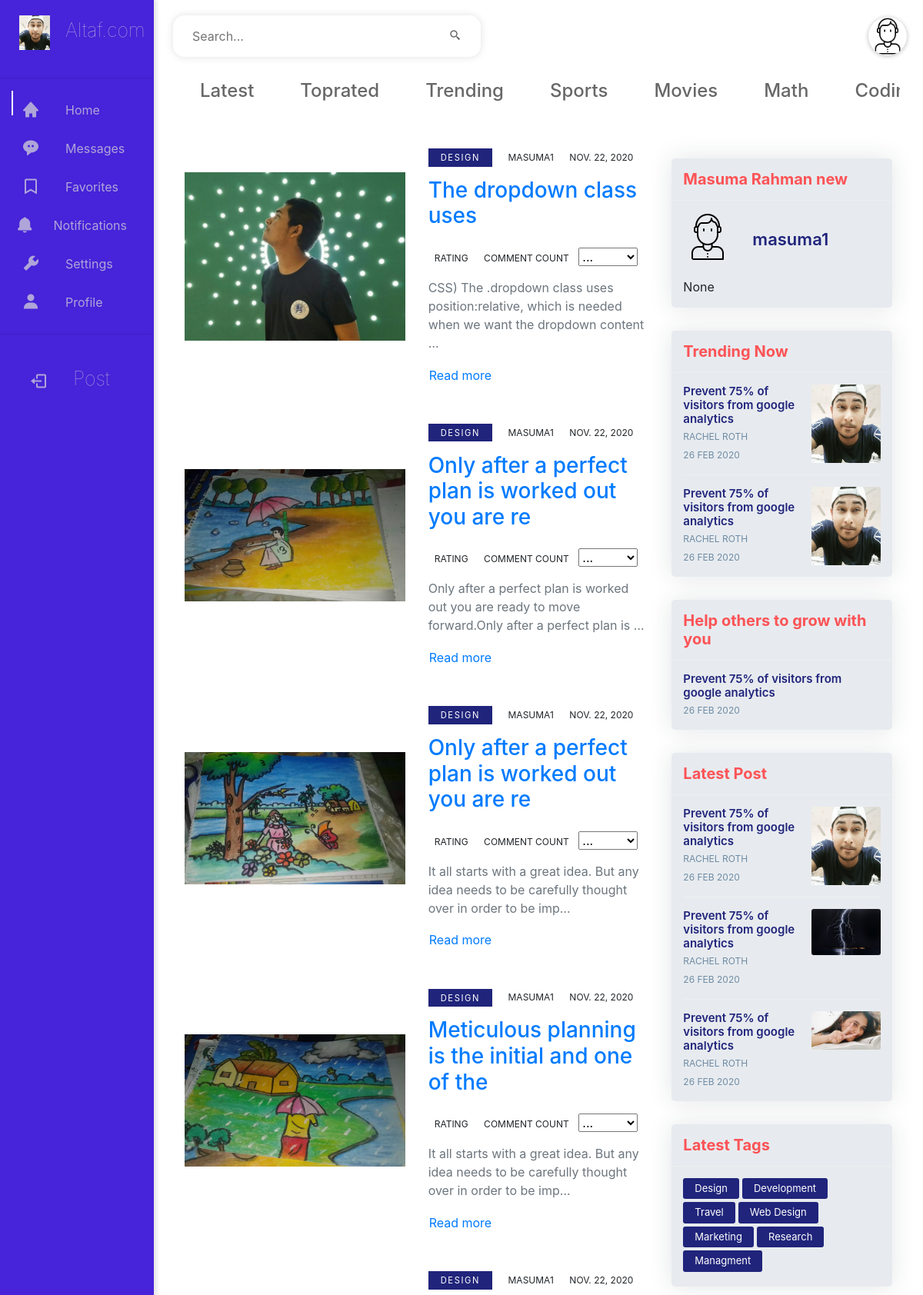
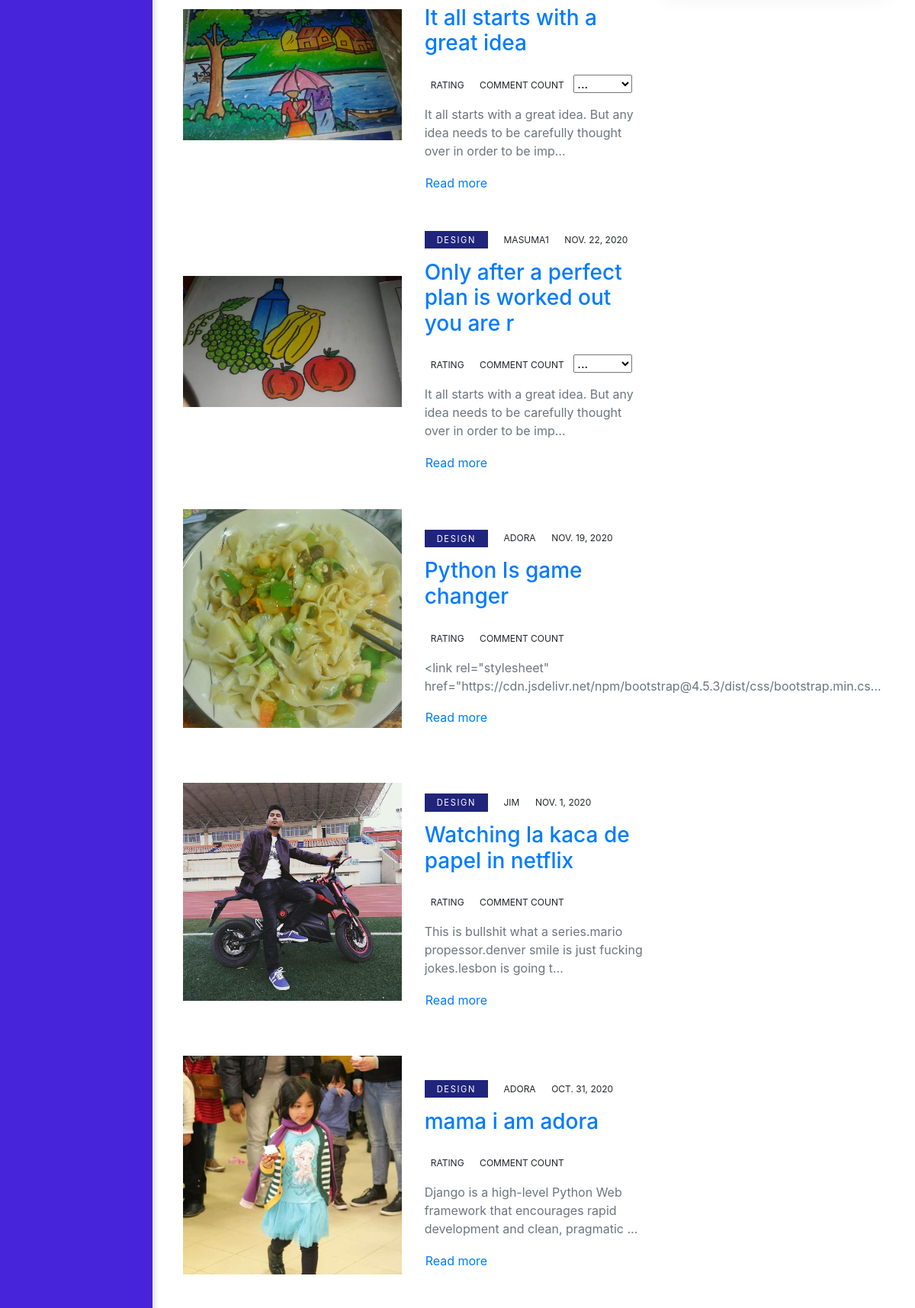
Page /account/ (signed in, upper part) on the committed database (2 pictures, top to bottom).
### account/models.py (models this page shows, shortened)
class Account(AbstractBaseUser):
		email 					= models.EmailField(verbose_name="email", max_length=60, unique=True)
		username 				= models.CharField(max_length=30, unique=True)
		date_joined				= models.DateTimeField(verbose_name='date joined', auto_now_add=True)
		last_login				= models.DateTimeField(verbose_name='last login', auto_now=True)
		is_admin				= models.BooleanField(default=False)
		is_active				= models.BooleanField(default=True)
		is_staff				= models.BooleanField(default=False)
		is_superuser			= models.BooleanField(default=False)
		profile_image                 =  models.ImageField(default='images/man.png',upload_to='profile_pics')
		bio                     =  models.CharField(max_length=100,null=True,blank=True)
		hide_email              = models.BooleanField(default=True)
		full_name               = models.CharField(max_length=30,null=True,blank=True)
		USERNAME_FIELD = 'email'
		REQUIRED_FIELDS = ['username']
		objects = MyAccountManager()
		def __str__(self):
			return  str(self.username)

### baseapp/models.py (models this page shows, shortened)
class Post(models.Model):
    title = models.CharField(max_length=50,null=True,blank=True)
    writer = models.ForeignKey(settings.AUTH_USER_MODEL, on_delete=models.CASCADE)
    content = models.TextField()
    post_date = models.DateField(auto_now_add=True)
    image=models.ImageField(upload_to='post_images', blank=True, null=True)
    category = models.ForeignKey('Category',on_delete=models.CASCADE, null=True, blank=True)
    view_count=models.IntegerField(default=0)
    '''
    @receiver(post_delete, sender=Post)
    def submission_delete(sender,instance, **kwargs):
        instance.image.delete(False)

    def pre_save_blog_post_receiver(sender,instance,*args, **kwargs):
        if not instance.slug:
            instance.slug = slugify(instance.writer.username + "-" + instance.title)
    pre_save.connect(pre_save_blog_post_receiver,sender=Post)

     '''

### account/views.py (the view)
# urls.py: path('',ProfileView.as_view(),name='profile-page'),
class ProfileView(ListView):
		model = Post
		ordering = ['-post_date']
		context_object_name = 'posts'
		template_name = 'users/profile.html'

### users/templates/users/profile.html (shortened to what this page needs)
{% load static %}
<!DOCTYPE html>
<html lang="en">
  <head>
    <link rel="stylesheet" href="{% static 'css/profile.css' %}" />
      <link href="https://unpkg.com/boxicons@2.0.7/css/boxicons.min.css" rel='stylesheet'>
      <link rel="stylesheet" href="https://cdn.jsdelivr.net/npm/bootstrap@4.5.3/dist/css/bootstrap.min.css"
>
  </head>
  <body>
    <section id="sidebar">
      <section class="title-container">
        <img src="{% static 'images/aa.jpg' %}" width="40px" alt="logo" />
        <h1>Altaf.com</h1>
      </section>
      <hr>
      <section class="links-container">
     <a href="#main-dashboard-content" class="nav__link active">
        <div class="links">
          <div class="icon">
            <i class='bx bxs-home'></i>
          </div>
          <span>Home</span>
        </div>
      </a>
     <a href="#" class="nav__link">
        <div class="links">
          <div class="icon">
            <i class='bx bxs-message-rounded-dots'></i>
          </div>
          <span>Messages</span>
        </div>
      </a>
          <a href="#" class="nav__link">
        <div class="links">
          <div class="icon">
            <i class='bx bx-bookmark nav__icon' ></i>
          </div>
          <span>Favorites</span>
        </div>
      </a>
        <a href="#" class="nav__link">
        <div class="links">
          <div class="icon">
           <i class='bx bxs-bell'></i>
          </div>
          <span>Notifications</span>
        </div>
  </a>
  <a href="{% url 'account:edit'  user.id %}" class="nav__link">
        <div class="links">
          <div class="icon">
          <i class='bx bxs-wrench'></i>
          </div>
          <span>Settings</span>
        </div>
          </a>
        <a href="#" class="nav__link">
        <div class="links">
          <div class="icon">
              <i class='bx bxs-user'></i>
          </div>
          <span>Profile</span>
        </div>
          </a>
      </section>
     <hr>
      <section class="title-container">
        <a href="{% url 'account:post-create' %}" class="nav__link">
        <div class="links">
          <div class="icon">
              <i class='bx bx-log-out nav__icon' ></i>
          </div>
          <h1>Post</h1>
        </div>
          </a>
      </section>
    </section>
    <section id="main-dashboard-content">
      <section id="top-section">
        <div class="input-box">
          <input placeholder="Search..." />
          <div>
            <i class='bx bx-search-alt-2'></i>
          </div>
        </div>
        <div class="action-icons">
          <div class="action-icon-two"><img src="{{ request.user.profile_image.url }}"></div>
        </div>
      </section>
      <div class="secondnavbar">
    <h2>Latest</h2>
    <h2>Toprated</h2>
    <h2>Trending</h2>
    <h2>Sports</h2>
    <h2>Movies</h2>
    <h2>Math</h2>
    <h2>Coding</h2>
  </div>
</section>
<section id="feed">
  <div class="blog-single gray-bg">
          <div class="container   ">
          <div class="row  align-items-start  ">
            <div class="col-lg-8 post_class2   m-15px-tb">
        {% for post in posts %}
            {% if post.image %}
                            <div class="row card_class align-items-center mb-5">
                              <div class="col-lg-6"><a class="d-block post-trending mb-4" href="{% url 'account:articale-detail' post.pk %}"><img class="img-fluid w-100" src="{{ post.image.url }}" alt=""/></a>
                              </div>
                      <div class="col-lg-6">
                        <ul class="list-inline">
                          <li class="list-inline-item mr-2"><a class="category-link font-weight-normal" href="#">Design </a></li>
                          <li class="list-inline-item mx-2"><a class="text-uppercase meta-link font-weight-normal" href="#">{{ post.writer }}</a></li>
                          <li class="list-inline-item mx-2"><a class="text-uppercase meta-link font-weight-normal" href="#">{{post.post_date}}</a></li>
                        </ul>
                        <h2 class="h3 mb-4"> <a class="d-block reset-anchor" href="{% url 'account:articale-detail' post.pk %}">{{ post.title }}</a></h2>
                        <ul class="list-inline">
                          <li class="list-inline-item mx-2"><a class="text-uppercase meta-link font-weight-normal" href="#">Rating</a></li>
                          <li class="list-inline-item mx-2"><a class="text-uppercase meta-link font-weight-normal" href="#">comment count</a></li>
                          {% if user.is_authenticated %}
                              {% if user.id == post.writer.id %}
                                <select >
                                <li class="list-inline-item mx-2"><a class="text-uppercase meta-link font-weight-normal" href="#">
                                  <option value=”update”>...</option>
                                </a></li>
                                </select>
                            {% endif %}
                         {% endif %}
                        </ul>
                        <p class="text-muted">{{ post.content|truncatechars:100 }}</p>
                        <a class="btn btn-link p-0 read-more-btn" href="{% url 'account:articale-detail' post.pk %}"><span>Read more</span></a>
                      </div>
                    </div>
            {% endif %}
        {% endfor %}
        </div>
            <div id="blog" class="col-lg-4 m-15px-tb blog-aside">
                <div class="widget widget-author">
                    <div class="widget-title">
                        <h3>{{request.user.full_name}}</h3>
                    </div>
                    <div class="widget-body">
                        <div class="media align-items-center">
                            <div class="avatar">
                                <img src="{{ request.user.profile_image.url }}" title="" alt="">
                            </div>
                            <div class="media-body">
                                <h6>{{request.user.username}}</h6>
                            </div>
                        </div>
                        <p>{{request.user.bio}}</p>
                    </div>
                </div>
                <div class="widget widget-post">
                    <div class="widget-title">
                        <h3>Trending Now</h3>
                    </div>
                    <div class="widget-body">
                      <div class="latest-post-aside media">
                          <div class="lpa-left media-body">
                              <div class="lpa-title">
                                  <h5><a href="#">Prevent 75% of visitors from google analytics</a></h5>
                              </div>
                              <div class="lpa-meta">
                                  <a class="name" href="#">
                                      Rachel Roth
                                  </a>
                                  <a class="date" href="#">
                                      26 FEB 2020
                                  </a>
                              </div>
                          </div>
                          <div class="lpa-right">
                              <a href="#">
                                  <img src="{% static 'images/aa.jpg' %}" title="" alt="">
                              </a>
                          </div>
                      </div>
                   <div class="latest-post-aside media">
                       <div class="lpa-left media-body">
                           <div class="lpa-title">
                               <h5><a href="#">Prevent 75% of visitors from google analytics</a></h5>
                           </div>
                           <div class="lpa-meta">
                               <a class="name" href="#">
                                   Rachel Roth
                               </a>
                               <a class="date" href="#">
                                   26 FEB 2020
                               </a>
                           </div>
                       </div>
                       <div class="lpa-right">
                           <a href="#">
                               <img src="{% static 'images/aa.jpg' %}" title="" alt="">
                           </a>
                       </div>
                   </div>
                    </div>
                </div>
               <div class="widget widget-post">
                   <div class="widget-title">
                       <h3>Help others to grow with you</h3>
                   </div>
                   <div class="widget-body">
                     <div class="latest-post-aside media">
                         <div class="lpa-left media-body">
                             <div class="lpa-title">
                                 <h5><a href="#">Prevent 75% of visitors from google analytics</a></h5>
                             </div>
                             <div class="lpa-meta">
                                 <a class="date" href="#">
                                     26 FEB 2020
                                 </a>
                             </div>
                         </div>
                     </div>
                   </div>
               </div>
                <div class="widget widget-latest-post">
                    <div class="widget-title">
                        <h3>Latest Post</h3>
                    </div>
                    <div class="widget-body">
                        <div class="latest-post-aside media">
                            <div class="lpa-left media-body">
                                <div class="lpa-title">
                                    <h5><a href="#">Prevent 75% of visitors from google analytics</a></h5>
                                </div>
                                <div class="lpa-meta">
                                    <a class="name" href="#">
                                        Rachel Roth
                                    </a>
                                    <a class="date" href="#">
                                        26 FEB 2020
                                    </a>
                                </div>
                            </div>
                            <div class="lpa-right">
                                <a href="#">
                                    <img src="{% static 'images/aa.jpg' %}" title="" alt="">
                                </a>
                            </div>
                        </div>
                        <div class="latest-post-aside media">
                            <div class="lpa-left media-body">
                                <div class="lpa-title">
                                    <h5><a href="#">Prevent 75% of visitors from google analytics</a></h5>
                                </div>
                                <div class="lpa-meta">
                                    <a class="name" href="#">
                                        Rachel Roth
                                    </a>
                                    <a class="date" href="#">
                                        26 FEB 2020
                                    </a>
                                </div>
                            </div>
                            <div class="lpa-right">
                                <a href="#">
                                    <img src="{% static 'images/cover3.jpg' %}" title="" alt="">
                                </a>
                            </div>
                        </div>
                        <div class="latest-post-aside media">
                            <div class="lpa-left media-body">
                                <div class="lpa-title">
                                    <h5><a href="#">Prevent 75% of visitors from google analytics</a></h5>
                                </div>
                                <div class="lpa-meta">
                                    <a class="name" href="#">
                                        Rachel Roth
                                    </a>
                                    <a class="date" href="#">
                                        26 FEB 2020
                                    </a>
                                </div>
                            </div>
                            <div class="lpa-right">
                                <a href="#">
                                    <img src="{% static 'images/a2.jpg' %}" title="" alt="">
                                </a>
                            </div>
                        </div>
                    </div>
                </div>
                <div class="widget widget-tags">
                    <div class="widget-title">
                        <h3>Latest Tags</h3>
                    </div>
                    <div class="widget-body">
                        <div class="nav tag-cloud">
                            <a href="#">Design</a>
                            <a href="#">Development</a>
                            <a href="#">Travel</a>
                            <a href="#">Web Design</a>
                            <a href="#">Marketing</a>
                            <a href="#">Research</a>
                            <a href="#">Managment</a>
                        </div>
                    </div>
                </div>
          </div>
        </div>
   </div>
    </div>
 </section>
      </body>
    </html>

### rows in the picture
Account: user.profile_image (picture), user.full_name "Masuma Rahman new", user.username "masuma1", user.bio "None"
Post: image (picture), writer "MASUMA1", post_date "NOV. 22, 2020", title "The dropdown class uses", content "CSS) The .dropdown class uses position:relative, which is needed when we want the dropdown content …"
Post: image (picture), writer "MASUMA1", post_date "NOV. 22, 2020", title "Only after a perfect plan is worked out you are re", content "Only after a perfect plan is worked out you are ready to move forward.Only after a perfect plan is …"
Post: image (picture), writer "MASUMA1", post_date "NOV. 22, 2020", title "Only after a perfect plan is worked out you are re", content "It all starts with a great idea. But any idea needs to be carefully thought over in order to be imp…"
Post: image (picture), writer "MASUMA1", post_date "NOV. 22, 2020", title "Meticulous planning is the initial and one of the", content "It all starts with a great idea. But any idea needs to be carefully thought over in order to be imp…"
Post: image (picture), writer "MASUMA1", post_date "NOV. 22, 2020", title "It all starts with a great idea", content "It all starts with a great idea. But any idea needs to be carefully thought over in order to be imp…"
Post: image (picture), writer "MASUMA1", post_date "NOV. 22, 2020", title "Only after a perfect plan is worked out you are r", content "It all starts with a great idea. But any idea needs to be carefully thought over in order to be imp…"
Post: image (picture), writer "ADORA", post_date "NOV. 19, 2020", title "Python Is game changer", content "<link rel=\"stylesheet\" href=\"https://cdn.jsdelivr.net/npm/bootstrap@4.5.3/dist/css/bootstrap.min.cs…"
Post: image (picture), writer "JIM", post_date "NOV. 1, 2020", title "Watching la kaca de papel in netflix", content "This is bullshit what a series.mario propessor.denver smile is just fucking jokes.lesbon is going t…"
Post: image (picture), writer "ADORA", post_date "OCT. 31, 2020", title "mama i am adora", content "Django is a high-level Python Web framework that encourages rapid development and clean, pragmatic …"
